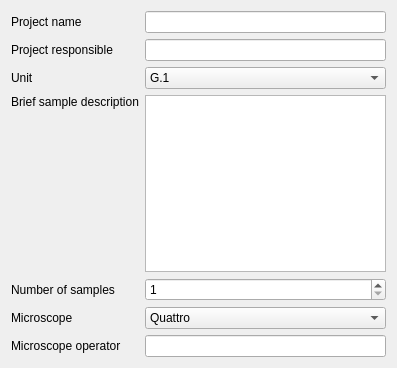
<?xml version="1.0" encoding="UTF-8"?>
<ui version="4.0">
 <class>NewExperimentPage</class>
 <widget class="QWizardPage" name="NewExperimentPage">
  <property name="geometry">
   <rect>
    <x>0</x>
    <y>0</y>
    <width>397</width>
    <height>368</height>
   </rect>
  </property>
  <property name="windowTitle">
   <string>New experiment</string>
  </property>
  <property name="title">
   <string>New experiment</string>
  </property>
  <property name="subTitle">
   <string>Please enter the following required parameters to start the new experiment</string>
  </property>
  <layout class="QVBoxLayout" name="verticalLayout_2">
   <item>
    <layout class="QFormLayout" name="formLayout">
     <item row="0" column="0">
      <widget class="QLabel" name="label">
       <property name="text">
        <string>Project name</string>
       </property>
      </widget>
     </item>
     <item row="0" column="1">
      <widget class="QLineEdit" name="project_name"/>
     </item>
     <item row="1" column="0">
      <widget class="QLabel" name="label_2">
       <property name="text">
        <string>Project responsible</string>
       </property>
      </widget>
     </item>
     <item row="1" column="1">
      <widget class="QLineEdit" name="project_responsible"/>
     </item>
     <item row="2" column="0">
      <widget class="QLabel" name="label_3">
       <property name="text">
        <string>Unit</string>
       </property>
      </widget>
     </item>
     <item row="2" column="1">
      <widget class="QComboBox" name="unit_combobox">
       <item>
        <property name="text">
         <string>G.1</string>
        </property>
       </item>
       <item>
        <property name="text">
         <string>G.2</string>
        </property>
       </item>
       <item>
        <property name="text">
         <string>G.I.3</string>
        </property>
       </item>
       <item>
        <property name="text">
         <string>G.I.5</string>
        </property>
       </item>
       <item>
        <property name="text">
         <string>G.I.6</string>
        </property>
       </item>
       <item>
        <property name="text">
         <string>G.II.8</string>
        </property>
       </item>
       <item>
        <property name="text">
         <string>Others/External</string>
        </property>
       </item>
      </widget>
     </item>
     <item row="3" column="0">
      <layout class="QVBoxLayout" name="verticalLayout">
       <item>
        <widget class="QLabel" name="label_4">
         <property name="text">
          <string>Brief sample description</string>
         </property>
        </widget>
       </item>
       <item>
        <spacer name="verticalSpacer">
         <property name="orientation">
          <enum>Qt::Vertical</enum>
         </property>
         <property name="sizeHint" stdset="0">
          <size>
           <width>20</width>
           <height>40</height>
          </size>
         </property>
        </spacer>
       </item>
      </layout>
     </item>
     <item row="3" column="1">
      <widget class="QPlainTextEdit" name="sample_description"/>
     </item>
     <item row="4" column="0">
      <widget class="QLabel" name="label_6">
       <property name="text">
        <string>Number of samples</string>
       </property>
      </widget>
     </item>
     <item row="4" column="1">
      <widget class="QSpinBox" name="number_of_samples">
       <property name="minimum">
        <number>1</number>
       </property>
      </widget>
     </item>
     <item row="5" column="0">
      <widget class="QLabel" name="label_5">
       <property name="text">
        <string>Microscope</string>
       </property>
      </widget>
     </item>
     <item row="5" column="1">
      <widget class="QComboBox" name="microscope_combobox">
       <item>
        <property name="text">
         <string>Quattro</string>
        </property>
       </item>
       <item>
        <property name="text">
         <string>Vega Tescan</string>
        </property>
       </item>
       <item>
        <property name="text">
         <string>FIB Versa 3D</string>
        </property>
       </item>
       <item>
        <property name="text">
         <string>XL40-GB</string>
        </property>
       </item>
       <item>
        <property name="text">
         <string>XL40-Cold</string>
        </property>
       </item>
       <item>
        <property name="text">
         <string>Tecnai-TEM</string>
        </property>
       </item>
      </widget>
     </item>
     <item row="6" column="0">
      <widget class="QLabel" name="label_7">
       <property name="text">
        <string>Microscope operator</string>
       </property>
      </widget>
     </item>
     <item row="6" column="1">
      <widget class="QLineEdit" name="microscope_operator"/>
     </item>
    </layout>
   </item>
  </layout>
 </widget>
 <tabstops>
  <tabstop>project_name</tabstop>
  <tabstop>project_responsible</tabstop>
  <tabstop>unit_combobox</tabstop>
  <tabstop>sample_description</tabstop>
  <tabstop>number_of_samples</tabstop>
  <tabstop>microscope_combobox</tabstop>
  <tabstop>microscope_operator</tabstop>
 </tabstops>
 <resources/>
 <connections/>
</ui>
